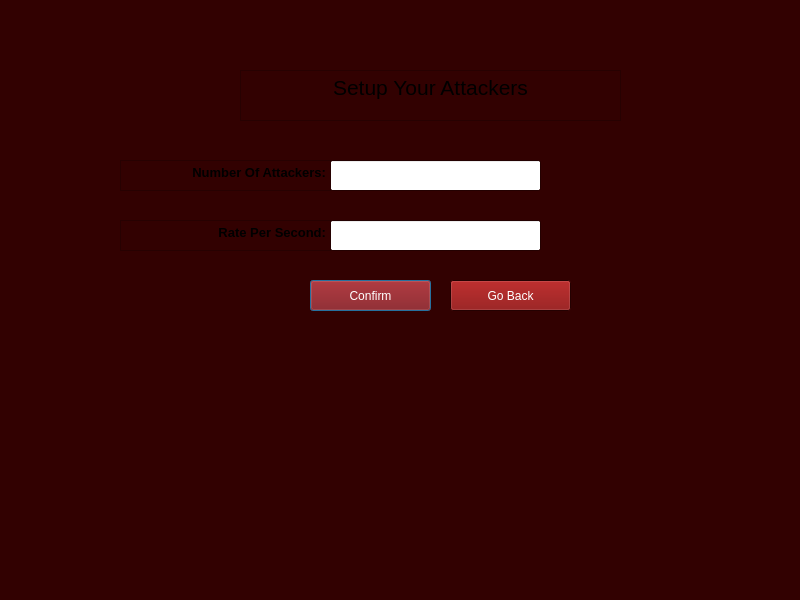
<?xml version="1.0" encoding="UTF-8"?>
<ui version="4.0">
 <class>setupAttackerDialog</class>
 <widget class="QDialog" name="setupAttackerDialog">
  <property name="geometry">
   <rect>
    <x>0</x>
    <y>0</y>
    <width>800</width>
    <height>600</height>
   </rect>
  </property>
  <property name="palette">
   <palette>
    <active>
     <colorrole role="Window">
      <brush brushstyle="SolidPattern">
       <color alpha="255">
        <red>50</red>
        <green>1</green>
        <blue>1</blue>
       </color>
      </brush>
     </colorrole>
    </active>
    <inactive>
     <colorrole role="Window">
      <brush brushstyle="SolidPattern">
       <color alpha="255">
        <red>50</red>
        <green>1</green>
        <blue>1</blue>
       </color>
      </brush>
     </colorrole>
    </inactive>
    <disabled>
     <colorrole role="Base">
      <brush brushstyle="SolidPattern">
       <color alpha="255">
        <red>50</red>
        <green>1</green>
        <blue>1</blue>
       </color>
      </brush>
     </colorrole>
     <colorrole role="Window">
      <brush brushstyle="SolidPattern">
       <color alpha="255">
        <red>50</red>
        <green>1</green>
        <blue>1</blue>
       </color>
      </brush>
     </colorrole>
    </disabled>
   </palette>
  </property>
  <property name="windowTitle">
   <string>Dialog</string>
  </property>
  <widget class="QTextEdit" name="attackerRPSText">
   <property name="geometry">
    <rect>
     <x>120</x>
     <y>220</y>
     <width>211</width>
     <height>31</height>
    </rect>
   </property>
   <property name="palette">
    <palette>
     <active>
      <colorrole role="Button">
       <brush brushstyle="SolidPattern">
        <color alpha="255">
         <red>0</red>
         <green>50</green>
         <blue>33</blue>
        </color>
       </brush>
      </colorrole>
      <colorrole role="Dark">
       <brush brushstyle="SolidPattern">
        <color alpha="255">
         <red>0</red>
         <green>50</green>
         <blue>33</blue>
        </color>
       </brush>
      </colorrole>
      <colorrole role="Base">
       <brush brushstyle="SolidPattern">
        <color alpha="255">
         <red>50</red>
         <green>1</green>
         <blue>1</blue>
        </color>
       </brush>
      </colorrole>
      <colorrole role="Shadow">
       <brush brushstyle="SolidPattern">
        <color alpha="255">
         <red>34</red>
         <green>85</green>
         <blue>22</blue>
        </color>
       </brush>
      </colorrole>
      <colorrole role="AlternateBase">
       <brush brushstyle="SolidPattern">
        <color alpha="255">
         <red>0</red>
         <green>50</green>
         <blue>33</blue>
        </color>
       </brush>
      </colorrole>
      <colorrole role="ToolTipBase">
       <brush brushstyle="SolidPattern">
        <color alpha="255">
         <red>0</red>
         <green>50</green>
         <blue>33</blue>
        </color>
       </brush>
      </colorrole>
     </active>
     <inactive>
      <colorrole role="Button">
       <brush brushstyle="SolidPattern">
        <color alpha="255">
         <red>0</red>
         <green>50</green>
         <blue>33</blue>
        </color>
       </brush>
      </colorrole>
      <colorrole role="Dark">
       <brush brushstyle="SolidPattern">
        <color alpha="255">
         <red>0</red>
         <green>50</green>
         <blue>33</blue>
        </color>
       </brush>
      </colorrole>
      <colorrole role="Base">
       <brush brushstyle="SolidPattern">
        <color alpha="255">
         <red>50</red>
         <green>1</green>
         <blue>1</blue>
        </color>
       </brush>
      </colorrole>
      <colorrole role="Shadow">
       <brush brushstyle="SolidPattern">
        <color alpha="255">
         <red>34</red>
         <green>85</green>
         <blue>22</blue>
        </color>
       </brush>
      </colorrole>
      <colorrole role="AlternateBase">
       <brush brushstyle="SolidPattern">
        <color alpha="255">
         <red>0</red>
         <green>50</green>
         <blue>33</blue>
        </color>
       </brush>
      </colorrole>
      <colorrole role="ToolTipBase">
       <brush brushstyle="SolidPattern">
        <color alpha="255">
         <red>0</red>
         <green>50</green>
         <blue>33</blue>
        </color>
       </brush>
      </colorrole>
     </inactive>
     <disabled>
      <colorrole role="WindowText">
       <brush brushstyle="SolidPattern">
        <color alpha="255">
         <red>0</red>
         <green>50</green>
         <blue>33</blue>
        </color>
       </brush>
      </colorrole>
      <colorrole role="Button">
       <brush brushstyle="SolidPattern">
        <color alpha="255">
         <red>0</red>
         <green>50</green>
         <blue>33</blue>
        </color>
       </brush>
      </colorrole>
      <colorrole role="Dark">
       <brush brushstyle="SolidPattern">
        <color alpha="255">
         <red>0</red>
         <green>50</green>
         <blue>33</blue>
        </color>
       </brush>
      </colorrole>
      <colorrole role="Text">
       <brush brushstyle="SolidPattern">
        <color alpha="255">
         <red>0</red>
         <green>50</green>
         <blue>33</blue>
        </color>
       </brush>
      </colorrole>
      <colorrole role="ButtonText">
       <brush brushstyle="SolidPattern">
        <color alpha="255">
         <red>0</red>
         <green>50</green>
         <blue>33</blue>
        </color>
       </brush>
      </colorrole>
      <colorrole role="Shadow">
       <brush brushstyle="SolidPattern">
        <color alpha="255">
         <red>34</red>
         <green>85</green>
         <blue>22</blue>
        </color>
       </brush>
      </colorrole>
      <colorrole role="AlternateBase">
       <brush brushstyle="SolidPattern">
        <color alpha="255">
         <red>0</red>
         <green>50</green>
         <blue>33</blue>
        </color>
       </brush>
      </colorrole>
      <colorrole role="ToolTipBase">
       <brush brushstyle="SolidPattern">
        <color alpha="255">
         <red>0</red>
         <green>50</green>
         <blue>33</blue>
        </color>
       </brush>
      </colorrole>
     </disabled>
    </palette>
   </property>
   <property name="readOnly">
    <bool>true</bool>
   </property>
   <property name="html">
    <string>&lt;!DOCTYPE HTML PUBLIC &quot;-//W3C//DTD HTML 4.0//EN&quot; &quot;http://www.w3.org/TR/REC-html40/strict.dtd&quot;&gt;
&lt;html&gt;&lt;head&gt;&lt;meta name=&quot;qrichtext&quot; content=&quot;1&quot; /&gt;&lt;meta charset=&quot;utf-8&quot; /&gt;&lt;style type=&quot;text/css&quot;&gt;
p, li { white-space: pre-wrap; }
hr { height: 1px; border-width: 0; }
li.unchecked::marker { content: &quot;\2610&quot;; }
li.checked::marker { content: &quot;\2612&quot;; }
&lt;/style&gt;&lt;/head&gt;&lt;body style=&quot; font-family:'Noto Sans'; font-size:10pt; font-weight:400; font-style:normal;&quot;&gt;
&lt;p align=&quot;right&quot; style=&quot; margin-top:0px; margin-bottom:0px; margin-left:0px; margin-right:0px; -qt-block-indent:0; text-indent:0px;&quot;&gt;&lt;span style=&quot; font-weight:700;&quot;&gt;Rate Per Second:&lt;/span&gt;&lt;/p&gt;&lt;/body&gt;&lt;/html&gt;</string>
   </property>
  </widget>
  <widget class="QPushButton" name="confirmSetup">
   <property name="geometry">
    <rect>
     <x>310</x>
     <y>280</y>
     <width>121</width>
     <height>31</height>
    </rect>
   </property>
   <property name="palette">
    <palette>
     <active>
      <colorrole role="Button">
       <brush brushstyle="SolidPattern">
        <color alpha="255">
         <red>131</red>
         <green>0</green>
         <blue>0</blue>
        </color>
       </brush>
      </colorrole>
      <colorrole role="ButtonText">
       <brush brushstyle="SolidPattern">
        <color alpha="255">
         <red>255</red>
         <green>255</green>
         <blue>255</blue>
        </color>
       </brush>
      </colorrole>
     </active>
     <inactive>
      <colorrole role="Button">
       <brush brushstyle="SolidPattern">
        <color alpha="255">
         <red>131</red>
         <green>0</green>
         <blue>0</blue>
        </color>
       </brush>
      </colorrole>
      <colorrole role="ButtonText">
       <brush brushstyle="SolidPattern">
        <color alpha="255">
         <red>255</red>
         <green>255</green>
         <blue>255</blue>
        </color>
       </brush>
      </colorrole>
     </inactive>
     <disabled>
      <colorrole role="Button">
       <brush brushstyle="SolidPattern">
        <color alpha="255">
         <red>131</red>
         <green>0</green>
         <blue>0</blue>
        </color>
       </brush>
      </colorrole>
     </disabled>
    </palette>
   </property>
   <property name="text">
    <string>Confirm</string>
   </property>
  </widget>
  <widget class="QLineEdit" name="attackerRPSInput">
   <property name="geometry">
    <rect>
     <x>330</x>
     <y>220</y>
     <width>211</width>
     <height>31</height>
    </rect>
   </property>
   <property name="palette">
    <palette>
     <active>
      <colorrole role="Text">
       <brush brushstyle="SolidPattern">
        <color alpha="255">
         <red>0</red>
         <green>0</green>
         <blue>0</blue>
        </color>
       </brush>
      </colorrole>
      <colorrole role="Base">
       <brush brushstyle="SolidPattern">
        <color alpha="255">
         <red>255</red>
         <green>255</green>
         <blue>255</blue>
        </color>
       </brush>
      </colorrole>
     </active>
     <inactive>
      <colorrole role="Text">
       <brush brushstyle="SolidPattern">
        <color alpha="255">
         <red>0</red>
         <green>0</green>
         <blue>0</blue>
        </color>
       </brush>
      </colorrole>
      <colorrole role="Base">
       <brush brushstyle="SolidPattern">
        <color alpha="255">
         <red>255</red>
         <green>255</green>
         <blue>255</blue>
        </color>
       </brush>
      </colorrole>
     </inactive>
     <disabled/>
    </palette>
   </property>
  </widget>
  <widget class="QLineEdit" name="attackerCountInput">
   <property name="geometry">
    <rect>
     <x>330</x>
     <y>160</y>
     <width>211</width>
     <height>31</height>
    </rect>
   </property>
   <property name="palette">
    <palette>
     <active>
      <colorrole role="Text">
       <brush brushstyle="SolidPattern">
        <color alpha="255">
         <red>0</red>
         <green>0</green>
         <blue>0</blue>
        </color>
       </brush>
      </colorrole>
      <colorrole role="Base">
       <brush brushstyle="SolidPattern">
        <color alpha="255">
         <red>255</red>
         <green>255</green>
         <blue>255</blue>
        </color>
       </brush>
      </colorrole>
     </active>
     <inactive>
      <colorrole role="Text">
       <brush brushstyle="SolidPattern">
        <color alpha="255">
         <red>0</red>
         <green>0</green>
         <blue>0</blue>
        </color>
       </brush>
      </colorrole>
      <colorrole role="Base">
       <brush brushstyle="SolidPattern">
        <color alpha="255">
         <red>255</red>
         <green>255</green>
         <blue>255</blue>
        </color>
       </brush>
      </colorrole>
     </inactive>
     <disabled/>
    </palette>
   </property>
  </widget>
  <widget class="QTextEdit" name="attackerCountText">
   <property name="geometry">
    <rect>
     <x>120</x>
     <y>160</y>
     <width>211</width>
     <height>31</height>
    </rect>
   </property>
   <property name="palette">
    <palette>
     <active>
      <colorrole role="Button">
       <brush brushstyle="SolidPattern">
        <color alpha="255">
         <red>0</red>
         <green>50</green>
         <blue>33</blue>
        </color>
       </brush>
      </colorrole>
      <colorrole role="Dark">
       <brush brushstyle="SolidPattern">
        <color alpha="255">
         <red>0</red>
         <green>50</green>
         <blue>33</blue>
        </color>
       </brush>
      </colorrole>
      <colorrole role="Base">
       <brush brushstyle="SolidPattern">
        <color alpha="255">
         <red>50</red>
         <green>1</green>
         <blue>1</blue>
        </color>
       </brush>
      </colorrole>
      <colorrole role="Shadow">
       <brush brushstyle="SolidPattern">
        <color alpha="255">
         <red>34</red>
         <green>85</green>
         <blue>22</blue>
        </color>
       </brush>
      </colorrole>
      <colorrole role="AlternateBase">
       <brush brushstyle="SolidPattern">
        <color alpha="255">
         <red>0</red>
         <green>50</green>
         <blue>33</blue>
        </color>
       </brush>
      </colorrole>
      <colorrole role="ToolTipBase">
       <brush brushstyle="SolidPattern">
        <color alpha="255">
         <red>0</red>
         <green>50</green>
         <blue>33</blue>
        </color>
       </brush>
      </colorrole>
     </active>
     <inactive>
      <colorrole role="Button">
       <brush brushstyle="SolidPattern">
        <color alpha="255">
         <red>0</red>
         <green>50</green>
         <blue>33</blue>
        </color>
       </brush>
      </colorrole>
      <colorrole role="Dark">
       <brush brushstyle="SolidPattern">
        <color alpha="255">
         <red>0</red>
         <green>50</green>
         <blue>33</blue>
        </color>
       </brush>
      </colorrole>
      <colorrole role="Base">
       <brush brushstyle="SolidPattern">
        <color alpha="255">
         <red>50</red>
         <green>1</green>
         <blue>1</blue>
        </color>
       </brush>
      </colorrole>
      <colorrole role="Shadow">
       <brush brushstyle="SolidPattern">
        <color alpha="255">
         <red>34</red>
         <green>85</green>
         <blue>22</blue>
        </color>
       </brush>
      </colorrole>
      <colorrole role="AlternateBase">
       <brush brushstyle="SolidPattern">
        <color alpha="255">
         <red>0</red>
         <green>50</green>
         <blue>33</blue>
        </color>
       </brush>
      </colorrole>
      <colorrole role="ToolTipBase">
       <brush brushstyle="SolidPattern">
        <color alpha="255">
         <red>0</red>
         <green>50</green>
         <blue>33</blue>
        </color>
       </brush>
      </colorrole>
     </inactive>
     <disabled>
      <colorrole role="WindowText">
       <brush brushstyle="SolidPattern">
        <color alpha="255">
         <red>0</red>
         <green>50</green>
         <blue>33</blue>
        </color>
       </brush>
      </colorrole>
      <colorrole role="Button">
       <brush brushstyle="SolidPattern">
        <color alpha="255">
         <red>0</red>
         <green>50</green>
         <blue>33</blue>
        </color>
       </brush>
      </colorrole>
      <colorrole role="Dark">
       <brush brushstyle="SolidPattern">
        <color alpha="255">
         <red>0</red>
         <green>50</green>
         <blue>33</blue>
        </color>
       </brush>
      </colorrole>
      <colorrole role="Text">
       <brush brushstyle="SolidPattern">
        <color alpha="255">
         <red>0</red>
         <green>50</green>
         <blue>33</blue>
        </color>
       </brush>
      </colorrole>
      <colorrole role="ButtonText">
       <brush brushstyle="SolidPattern">
        <color alpha="255">
         <red>0</red>
         <green>50</green>
         <blue>33</blue>
        </color>
       </brush>
      </colorrole>
      <colorrole role="Shadow">
       <brush brushstyle="SolidPattern">
        <color alpha="255">
         <red>34</red>
         <green>85</green>
         <blue>22</blue>
        </color>
       </brush>
      </colorrole>
      <colorrole role="AlternateBase">
       <brush brushstyle="SolidPattern">
        <color alpha="255">
         <red>0</red>
         <green>50</green>
         <blue>33</blue>
        </color>
       </brush>
      </colorrole>
      <colorrole role="ToolTipBase">
       <brush brushstyle="SolidPattern">
        <color alpha="255">
         <red>0</red>
         <green>50</green>
         <blue>33</blue>
        </color>
       </brush>
      </colorrole>
     </disabled>
    </palette>
   </property>
   <property name="readOnly">
    <bool>true</bool>
   </property>
   <property name="html">
    <string>&lt;!DOCTYPE HTML PUBLIC &quot;-//W3C//DTD HTML 4.0//EN&quot; &quot;http://www.w3.org/TR/REC-html40/strict.dtd&quot;&gt;
&lt;html&gt;&lt;head&gt;&lt;meta name=&quot;qrichtext&quot; content=&quot;1&quot; /&gt;&lt;meta charset=&quot;utf-8&quot; /&gt;&lt;style type=&quot;text/css&quot;&gt;
p, li { white-space: pre-wrap; }
hr { height: 1px; border-width: 0; }
li.unchecked::marker { content: &quot;\2610&quot;; }
li.checked::marker { content: &quot;\2612&quot;; }
&lt;/style&gt;&lt;/head&gt;&lt;body style=&quot; font-family:'Noto Sans'; font-size:10pt; font-weight:400; font-style:normal;&quot;&gt;
&lt;p align=&quot;right&quot; style=&quot; margin-top:0px; margin-bottom:0px; margin-left:0px; margin-right:0px; -qt-block-indent:0; text-indent:0px;&quot;&gt;&lt;span style=&quot; font-weight:700;&quot;&gt;Number Of Attackers:&lt;/span&gt;&lt;/p&gt;&lt;/body&gt;&lt;/html&gt;</string>
   </property>
  </widget>
  <widget class="QTextEdit" name="setupAttackerHeading">
   <property name="geometry">
    <rect>
     <x>240</x>
     <y>70</y>
     <width>381</width>
     <height>51</height>
    </rect>
   </property>
   <property name="palette">
    <palette>
     <active>
      <colorrole role="Base">
       <brush brushstyle="SolidPattern">
        <color alpha="255">
         <red>50</red>
         <green>1</green>
         <blue>1</blue>
        </color>
       </brush>
      </colorrole>
     </active>
     <inactive>
      <colorrole role="Base">
       <brush brushstyle="SolidPattern">
        <color alpha="255">
         <red>50</red>
         <green>1</green>
         <blue>1</blue>
        </color>
       </brush>
      </colorrole>
     </inactive>
     <disabled/>
    </palette>
   </property>
   <property name="readOnly">
    <bool>true</bool>
   </property>
   <property name="html">
    <string>&lt;!DOCTYPE HTML PUBLIC &quot;-//W3C//DTD HTML 4.0//EN&quot; &quot;http://www.w3.org/TR/REC-html40/strict.dtd&quot;&gt;
&lt;html&gt;&lt;head&gt;&lt;meta name=&quot;qrichtext&quot; content=&quot;1&quot; /&gt;&lt;meta charset=&quot;utf-8&quot; /&gt;&lt;style type=&quot;text/css&quot;&gt;
p, li { white-space: pre-wrap; }
hr { height: 1px; border-width: 0; }
li.unchecked::marker { content: &quot;\2610&quot;; }
li.checked::marker { content: &quot;\2612&quot;; }
&lt;/style&gt;&lt;/head&gt;&lt;body style=&quot; font-family:'Noto Sans'; font-size:10pt; font-weight:400; font-style:normal;&quot;&gt;
&lt;p align=&quot;center&quot; style=&quot; margin-top:0px; margin-bottom:0px; margin-left:0px; margin-right:0px; -qt-block-indent:0; text-indent:0px;&quot;&gt;&lt;span style=&quot; font-size:16pt;&quot;&gt;Setup Your Attackers&lt;/span&gt;&lt;/p&gt;&lt;/body&gt;&lt;/html&gt;</string>
   </property>
  </widget>
  <widget class="QPushButton" name="goBackButton">
   <property name="geometry">
    <rect>
     <x>450</x>
     <y>280</y>
     <width>121</width>
     <height>31</height>
    </rect>
   </property>
   <property name="palette">
    <palette>
     <active>
      <colorrole role="Button">
       <brush brushstyle="SolidPattern">
        <color alpha="255">
         <red>131</red>
         <green>0</green>
         <blue>0</blue>
        </color>
       </brush>
      </colorrole>
      <colorrole role="ButtonText">
       <brush brushstyle="SolidPattern">
        <color alpha="255">
         <red>255</red>
         <green>255</green>
         <blue>255</blue>
        </color>
       </brush>
      </colorrole>
     </active>
     <inactive>
      <colorrole role="Button">
       <brush brushstyle="SolidPattern">
        <color alpha="255">
         <red>131</red>
         <green>0</green>
         <blue>0</blue>
        </color>
       </brush>
      </colorrole>
      <colorrole role="ButtonText">
       <brush brushstyle="SolidPattern">
        <color alpha="255">
         <red>255</red>
         <green>255</green>
         <blue>255</blue>
        </color>
       </brush>
      </colorrole>
     </inactive>
     <disabled>
      <colorrole role="Button">
       <brush brushstyle="SolidPattern">
        <color alpha="255">
         <red>131</red>
         <green>0</green>
         <blue>0</blue>
        </color>
       </brush>
      </colorrole>
     </disabled>
    </palette>
   </property>
   <property name="text">
    <string>Go Back</string>
   </property>
  </widget>
 </widget>
 <resources/>
 <connections/>
</ui>
